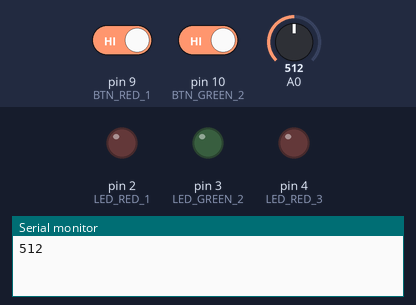
A sketch run on a simulated Arduino Uno, built with avr-gcc and run on an emulated ATmega328P. Shown: output pins drawn as LEDs (lit = HIGH), the last lines printed to the serial monitor. The inputs (shaded band) are chosen by the test bench; at power-on: pin 9 (BTN_RED_1) HIGH, pin 10 (BTN_GREEN_2) HIGH, A0 = 512. Random numbers use the default seed unless the sketch sets one.

Above: at 1.2 s.
1.3 s: pin 9 (BTN_RED_1) driven LOW and pin 10 (BTN_GREEN_2) driven LOW
At 2.3 s:
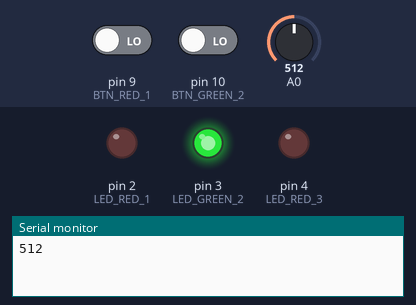
At 5.1 s:
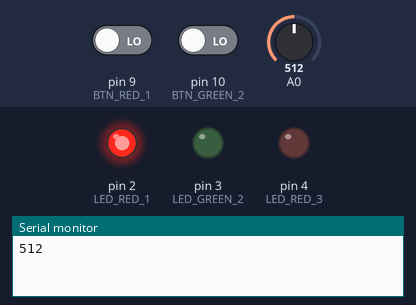
16.5 s: pin 9 (BTN_RED_1) driven LOW
At 18.8 s:
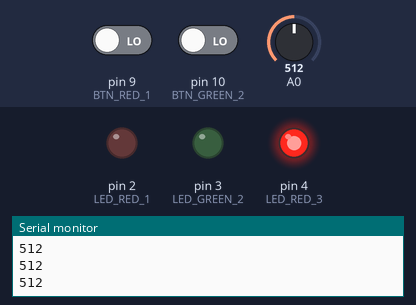
Timing chart, 0 to 27.0 s (numbered marks = the images above; inputs shaded):
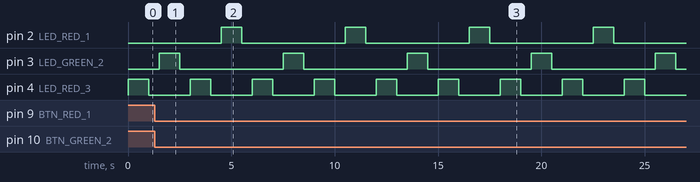

The sketch:

genius.ino
```cpp
#define LED_RED_1 2
#define LED_RED_3 4
#define LED_GREEN_2 3

#define ONE_SECOND 1000
#define HALF_SECOND 500

#define NUMBER_OF_LEDS 3

#define BTN_RED_1 9
#define BTN_GREEN_2 10
#define BTN_RED_3 11

#define ARDUINO_DEBUG 9600

#define UNDEFINED_BUTTON -1

int leds[NUMBER_OF_LEDS];

void setup() {
  // put your setup code here, to run once:
  Serial.begin(ARDUINO_DEBUG);
  setupLeds();
  setupButtons();
  setupVetorLeds();
//  turnOnAll();
}

void loop() {
  // put your main code here, to run repeatedly:
   int randomNumber = analogRead(0);
  randomSeed(randomNumber);
  Serial.println(randomNumber);
  for(int index = 0; index < NUMBER_OF_LEDS; index++){
    blinkLed(leds[index]);
  }
 int state = getButtonPressed();

}

int getButtonPressed() {
  if(digitalRead(BTN_RED_1) == LOW){
    return blinkLed(LED_RED_1);
  }else if(digitalRead(BTN_GREEN_2) == LOW){
    return blinkLed(LED_GREEN_2);
  }else if(digitalRead(BTN_RED_3) == LOW){
    return blinkLed(LED_RED_3);
  }else {
    return UNDEFINED_BUTTON;
  }
}

void setupLeds(){
  pinMode(LED_RED_1, OUTPUT);
  pinMode(LED_GREEN_2, OUTPUT);
  pinMode(LED_RED_3, OUTPUT);
}

void setupButtons() {
  pinMode(BTN_RED_1, INPUT_PULLUP);
  pinMode(BTN_GREEN_2, INPUT_PULLUP);
  pinMode(BTN_RED_3, INPUT_PULLUP);
}

void setupVetorLeds() {
  int randomNumber = analogRead(0);
  randomSeed(randomNumber);
  for(int index = 0; index < NUMBER_OF_LEDS; index++){
    leds[index] = sortColor();
  }
}

int sortColor(){
  return random(LED_RED_1, LED_RED_3 + 1);
}

int blinkLed(int ledPosition){
  digitalWrite(ledPosition, HIGH);
  delay(ONE_SECOND);
  digitalWrite(ledPosition, LOW);
  delay(HALF_SECOND);
  return ledPosition;
}

void turnOnAll(){
  digitalWrite(LED_RED_1, HIGH);
  digitalWrite(LED_GREEN_2, HIGH);
  digitalWrite(LED_RED_3, HIGH);
  delay(ONE_SECOND);
  digitalWrite(LED_RED_1, LOW);
  digitalWrite(LED_GREEN_2, LOW);
  digitalWrite(LED_RED_3, LOW);
  delay(HALF_SECOND);
}
```

Measured:
- after the input at 1.3 s, pin 2 (LED_RED_1): alternates HIGH for 1.0 s and LOW for 5.0 s, starting after 3.2 s
- by itself, pin 3 (LED_GREEN_2): alternates HIGH for 1.0 s and LOW for 5.0 s
- by itself, pin 4 (LED_RED_3): alternates HIGH for 1.0 s and LOW for 2.0 s
